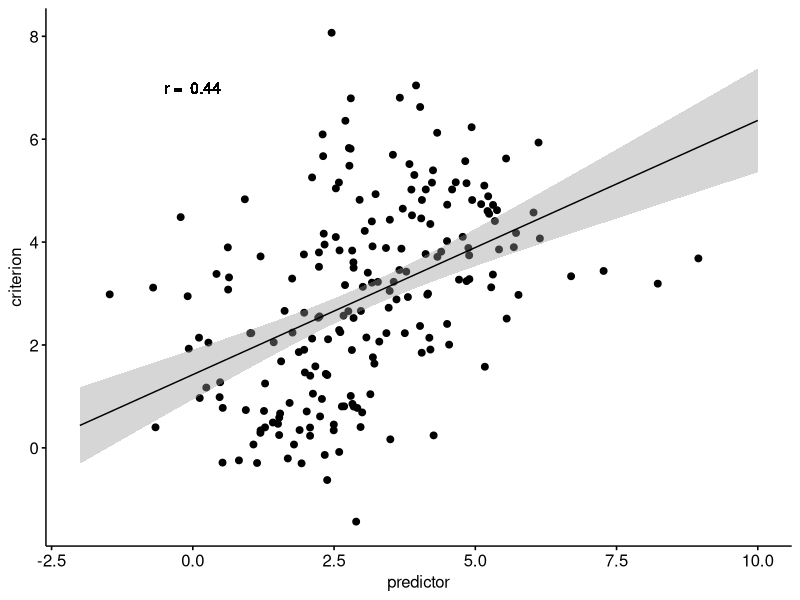
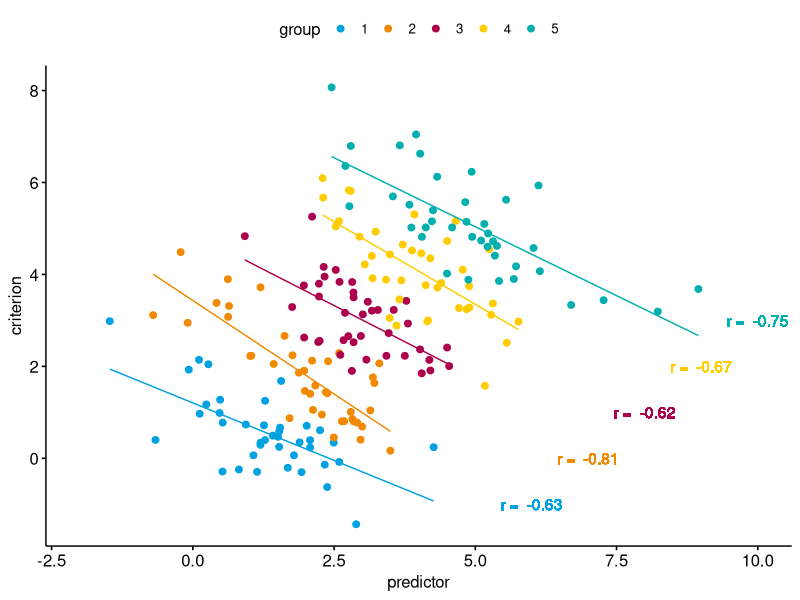
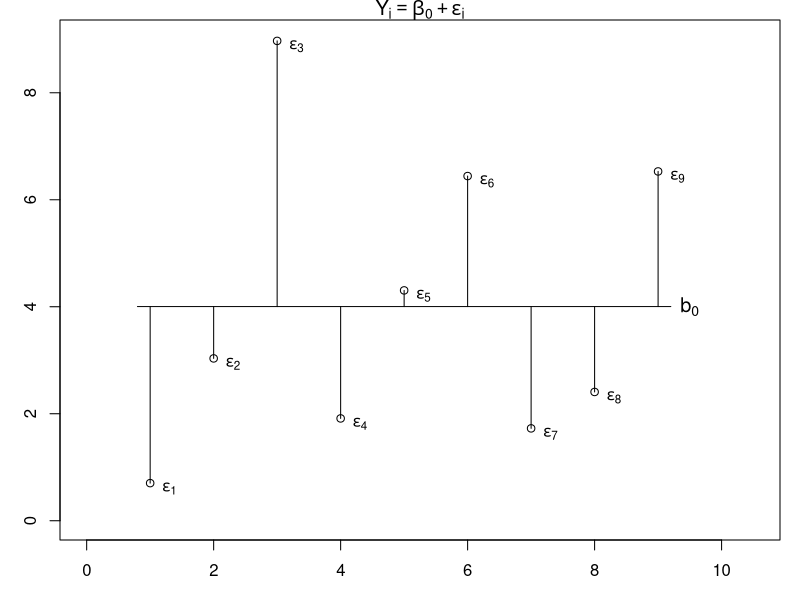
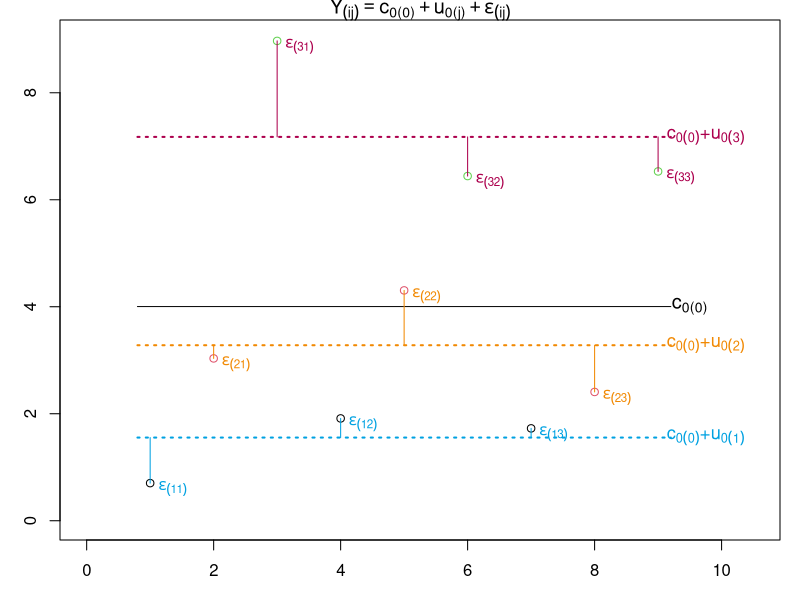
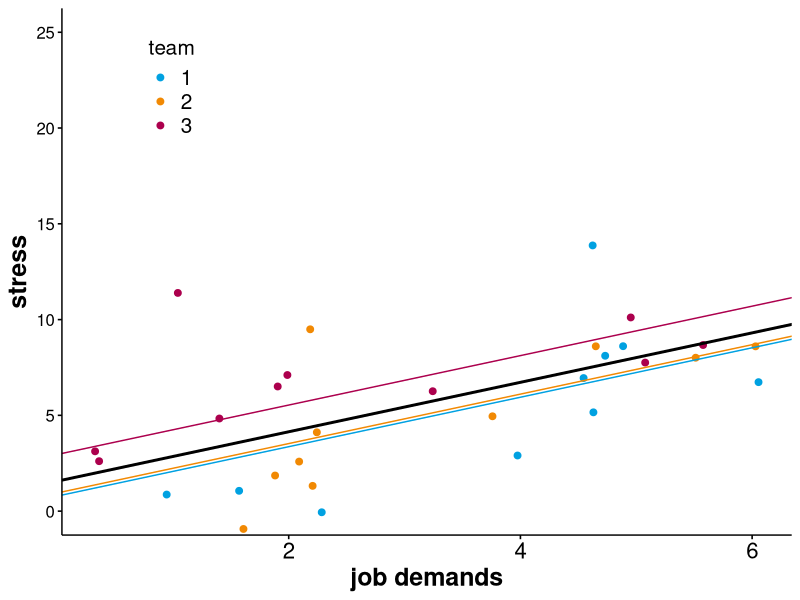
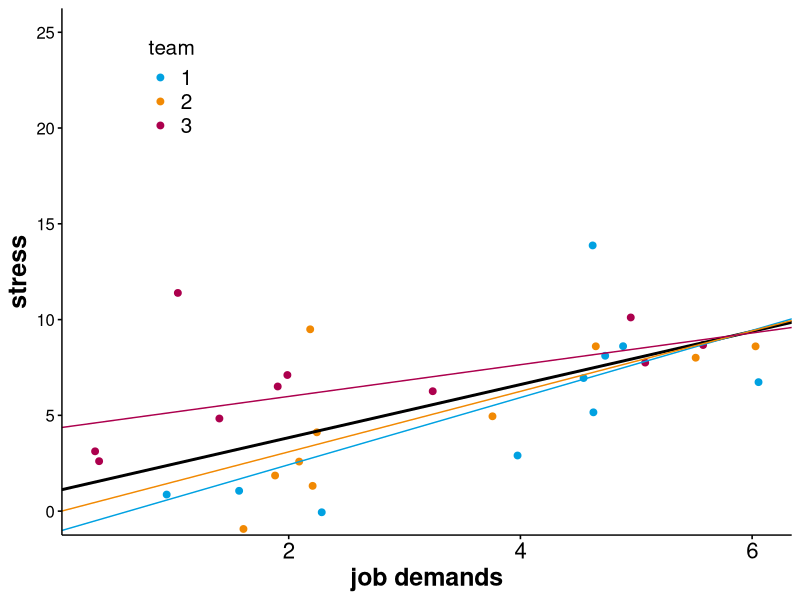

Recreate these plots in R, in order.
## ---- chunk 1
#| eval: true
#| echo: false
suppressMessages(library(MASS))
suppressMessages(library(ggpubr))

set.seed(1234)
df1 = data.frame(ID = 1:200, group = rep(1:5, each = 40),
                 mvrnorm(n = 200, mu = c(0,0), Sigma = matrix(c(1,-0.7,-0.7,1), nrow = 2)))

names(df1)[3:4] = c('predictor', 'criterion')

df1$criterion = df1$criterion + df1$group
df1$predictor = df1$predictor + df1$group

ggscatter(data = df1, x = 'predictor', y = 'criterion') +
  geom_smooth(aes(x = predictor, y = criterion), data = df1,
              method = 'lm', se = T, color = 'black', linewidth = 0.5, fullrange = T,
              formula = y ~ x) +
  geom_text(x = 0, y = 7, label = paste('r = ', format(round(cor(df1$predictor, df1$criterion), 2), nsmall = 2))) +
  xlim(-2,10)
  


## ---- chunk 2
#| eval: true
#| echo: false
suppressMessages(library(MASS))
suppressMessages(library(ggpubr))

# define custom colour palette
QUB_palette = c("#00A1E1", "#F18903", "#AC004D", "#FFCC00", "#00AFAE", "#672E6C")

df1$group = factor(df1$group)

ggscatter(data = df1, x = 'predictor', y = 'criterion', color = 'group', palette = QUB_palette[1:5]) +
  geom_smooth(aes(x = predictor, y = criterion), data = subset(df1, group == 1),
              method = 'lm', se = F, color = QUB_palette[1], linewidth = 0.5, fullrange = F,
              formula = y ~ x) +
    geom_smooth(aes(x = predictor, y = criterion), data = subset(df1, group == 2),
              method = 'lm', se = F, color = QUB_palette[2], linewidth = 0.5, fullrange = F,
              formula = y ~ x) +
    geom_smooth(aes(x = predictor, y = criterion), data = subset(df1, group == 3),
              method = 'lm', se = F, color = QUB_palette[3], linewidth = 0.5, fullrange = F,
              formula = y ~ x) +
    geom_smooth(aes(x = predictor, y = criterion), data = subset(df1, group == 4),
              method = 'lm', se = F, color = QUB_palette[4], linewidth = 0.5, fullrange = F,
              formula = y ~ x) +
    geom_smooth(aes(x = predictor, y = criterion), data = subset(df1, group == 5),
              method = 'lm', se = F, color = QUB_palette[5], linewidth = 0.5, fullrange = F,
              formula = y ~ x) + 
    geom_text(x = 6, y = -1, color = QUB_palette[1],
              label = paste('r = ', 
                            format(round(cor(df1$predictor[df1$group==1], 
                                             df1$criterion[df1$group==1]), 2), nsmall = 2))) +
    geom_text(x = 7, y = 0, color = QUB_palette[2],
            label = paste('r = ', 
                          format(round(cor(df1$predictor[df1$group==2], 
                                           df1$criterion[df1$group==2]), 2), nsmall = 2))) + 
    geom_text(x = 8, y = 1, color = QUB_palette[3],
            label = paste('r = ', 
                          format(round(cor(df1$predictor[df1$group==3], 
                                           df1$criterion[df1$group==3]), 2), nsmall = 2))) + 
    geom_text(x = 9, y = 2, color = QUB_palette[4],
            label = paste('r = ', 
                          format(round(cor(df1$predictor[df1$group==4], 
                                           df1$criterion[df1$group==4]), 2), nsmall = 2))) + 
    geom_text(x = 10, y = 3, color = QUB_palette[5],
            label = paste('r = ', 
                          format(round(cor(df1$predictor[df1$group==5], 
                                           df1$criterion[df1$group==5]), 2), nsmall = 2))) +
  xlim(-2,10)
  
  
  


## ---- chunk 3
#| eval: true
#| echo: false
suppressMessages(library(lme4))

set.seed(11534)
data3 = data.frame(VP = 1:9, group = rep(c(1,2,3), 3), y = runif(9, 0, 3) -2 + rep(c(1,2,4), 3)*2)

mod3a = lm(y ~ 1, data = data3)
mod3b = lmer(y ~ 1 + (1|group), data = data3)

data3$resid3b = residuals(mod3b)

    par(mar = c(3,3,1,1))
    plot(data3$VP, data3$y, ylab = 'Criterion Y', xlab = 'Participant', ylim = c(0, 9), xlim = c(0,10.5),
         main = expression(Y[i] == beta[0] + epsilon[i]))
    lines(x = c(0.8,9.2), y = c(coef(mod3a),coef(mod3a)))
    text(x = 9.5, y = coef(mod3a), expression(b[0]), cex = 1.2)
    for(i in 1:length(data3$VP)){
      lines(x = c(data3$VP[i], data3$VP[i]), 
            y = c(coef(mod3a)[1], coef(mod3a)[1] + residuals(mod3a)[i]))
      text(x = data3$VP[i] + 0.3, y = (coef(mod3a)[1] + residuals(mod3a)[i])-0.1,
           bquote(epsilon[.(i)]))}
    
   
## ---- chunk 4
#| eval: true
#| echo: false

 par(mar = c(3,3,1,1))
    plot(data3$VP, data3$y, col = factor(data3$group), ylab = 'Criterion', xlab = 'Participant', ylim = c(0, 9), xlim = c(0,10.5), main = expression(Y[(ij)] == c['0(0)'] + u['0(j)'] + epsilon[(ij)]))
    lines(x = c(0.8, 9.2), y = c(fixef(mod3b)[1], fixef(mod3b)[1]))
    text(x = 9.5, y = fixef(mod3b), expression(c['0(0)']), cex = 1.2)

    for(i in 1:3){
  
      lines(unlist(coef(mod3b))[i], 0, col = QUB_palette[i])
      lines(x = c(0.8, 9.2), y = c(unlist(coef(mod3b))[i], unlist(coef(mod3b))[i]), lty = 3, lwd = 2, col = QUB_palette[i])
      text(x = 9.75, y = unlist(coef(mod3b))[i], 
           bquote(paste(c[0(0)], "+", u[0(.(i))]))
           , cex = 1.1, col = QUB_palette[i])
  
      tmp = subset(data3, group == i)
  
      for(j in 1:3){
        lines(x = c(tmp$VP[j], tmp$VP[j]), y = c(unlist(coef(mod3b))[i], unlist(coef(mod3b))[i] + tmp$resid3b[j]), col = QUB_palette[i])
        text(x = tmp$VP[j] + 0.35, y = ( unlist(coef(mod3b))[i] + tmp$resid3b[j])-0.1,
           bquote(paste(epsilon[(.(i)*.(j))]))
           , col = QUB_palette[i])
        }
      }
## ---- chunk 5
#| eval: true
#| echo: false

set.seed(1234)
df2 = data.frame(ID = 1:30, team = factor(rep(1:3, each = 10)),
                 demands = (runif(30, 1, 7)) + 
                   (rep(rnorm(3, 0, 1), each = 10))
                 )
df2$stress = as.numeric(df2$team)*2 + df2$demands + rnorm(30, 0, 3)

mod1 = lmer(stress ~ demands + (1|team), data = df2)

p2 = ggscatter(data = df2, x = 'demands', y = 'stress', color = 'team', palette = QUB_palette[1:3]) + 
  geom_abline(slope = fixef(mod1)[2], intercept = fixef(mod1)[1], linewidth = 1) +
  geom_abline(slope = fixef(mod1)[2], intercept = fixef(mod1)[1] + (unlist(ranef(mod1)$team))[1], color = QUB_palette[1]) +
  geom_abline(slope = fixef(mod1)[2], intercept = fixef(mod1)[1] + (unlist(ranef(mod1)$team))[2], color = QUB_palette[2]) +
  geom_abline(slope = fixef(mod1)[2], intercept = fixef(mod1)[1] + (unlist(ranef(mod1)$team))[3], color = QUB_palette[3])

ggpar(p2, legend = c(0.15, 0.85), legend.title = "team", font.y = c(18, 'bold'),
      font.x = c(18, "bold"), font.xtickslab = 16, font.legend = 15, 
      xlab = 'job demands', ylim = c(0, 25))



## ---- chunk 6
#| eval: true
#| echo: false


mod2 = suppressMessages(lmer(stress ~ demands + (1+demands|team), data = df2))


p3 = ggscatter(data = df2, x = 'demands', y = 'stress', color = 'team', palette = QUB_palette[1:3]) + 
  geom_abline(slope = fixef(mod2)[2], intercept = fixef(mod2)[1], linewidth = 1) +
  geom_abline(slope = fixef(mod2)[2] + ranef(mod2)$team[,2][1], 
              intercept = fixef(mod2)[1] + ranef(mod2)$team[,1][1], 
              color = QUB_palette[1]) +
    geom_abline(slope = fixef(mod2)[2] + ranef(mod2)$team[,2][2], 
              intercept = fixef(mod2)[1] + ranef(mod2)$team[,1][2], 
              color = QUB_palette[2]) +
    geom_abline(slope = fixef(mod2)[2] + ranef(mod2)$team[,2][3], 
              intercept = fixef(mod2)[1] + ranef(mod2)$team[,1][3], 
              color = QUB_palette[3])

ggpar(p3, legend = c(0.15, 0.85), legend.title = "team", font.y = c(18, 'bold'),
      font.x = c(18, "bold"), font.xtickslab = 16, font.legend = 15, 
      xlab = 'job demands', ylim = c(0, 25))



## ---- chunk 7
#| eval: true
#| echo: false
### generate some multi-level data

# number of participants (level-2 grouping variable)
nParticipants = 30

# number of trials per participant
nTrials = 30

# generate continuous level-1 predictor
set.seed(123)

df1 = data.frame(
  # participant ID
  ID = rep(1:nParticipants, each = nTrials),
  difficulty = factor(rep(c('difficult', 'easy'), each = nParticipants*nTrials/2),
                      levels = c('difficult', 'easy')),
  trial = rep(1:nTrials, nParticipants),
  intensity = round(rnorm(nParticipants*nTrials, 10, 3))
)

# compute the DV performance
df1$performance = round(
  20 +  # fixed intercept
  rep(rnorm(nParticipants, mean = 0, sd = 4), each = nTrials) +  # random intercepts
  5*as.numeric(df1$difficulty) + # fixed effect of task difficulty
  rep(rnorm(nParticipants, mean = 0.3, sd = 0.3), each = nTrials) * df1$intensity + # fixed and random slopes
  0.5*as.numeric(df1$difficulty)*df1$intensity + # cross-level interaction
  rnorm(nParticipants*nTrials, mean = 0, sd = 3)  # residual
  ,2)
  

head(df1)

## ---- chunk 8
#| eval: true
#| echo: false
# load the required libraries (lmerTest automatically loads lme4)
library(lmerTest)

# define the variance component model (intercept only)
mod1 = lmer(performance ~ 1 + (1|ID), data = df1)

summary(mod1)
## ---- chunk 9
#| eval: true
#| echo: false
#| code-overflow: wrap
# fixed slope model with random intercepts
mod2 = lmer(performance ~ 1 + intensity + (1|ID), data = df1)

summary(mod2)

## ---- chunk 10
#| eval: true
#| echo: false
#| code-overflow: wrap
# fixed slope model with random intercepts
mod3 = lmer(performance ~ 1 + intensity + difficulty + (1|ID), data = df1)

summary(mod3)
## ---- chunk 11
#| eval: true
#| echo: false
#| code-overflow: wrap
# model with random slopes for the level-1 predictor
mod4 = lmer(performance ~ 1 + intensity + difficulty + (1 + intensity|ID), data = df1)

summary(mod4)
## ---- chunk 12
#| eval: true
#| echo: false
#| code-overflow: wrap
# model with random slopes for the level-1 predictor
mod5 = lmer(performance ~ 1 + intensity * difficulty + (1 + intensity|ID), data = df1, control = )

summary(mod5)
## ---- chunk 13
#| eval: true
#| echo: false
#| code-overflow: wrap
# comparison of five nested multi-level models predicting performance in a functional experiment
suppressMessages(anova(mod1, mod2, mod3, mod4, mod5))
